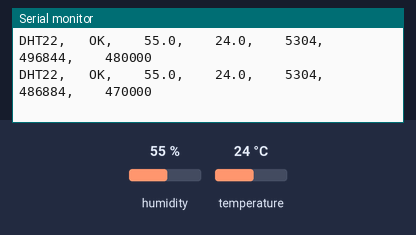
The sketch below on a simulated Arduino Uno, built with avr-gcc and run on an emulated ATmega328P. On the bench: the last lines printed to the serial monitor. Inputs (shaded band) come from the test bench; at power-on: humidity 55 %, temperature 24 °C.

Above: at 1.3 s.
1.4 s: humidity set to 22 %
At 1.76 s:
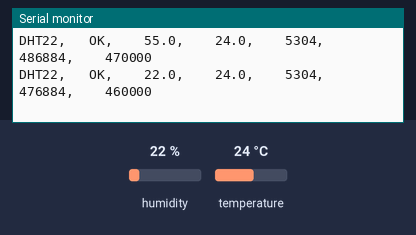
2.9 s: temperature set to 12 °C
At 3.11 s:
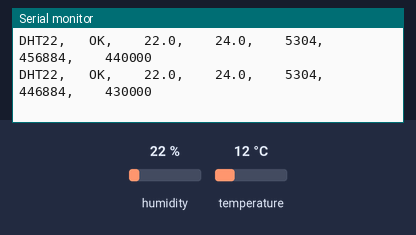
4.4 s: humidity set to 40 %
At 4.78 s:
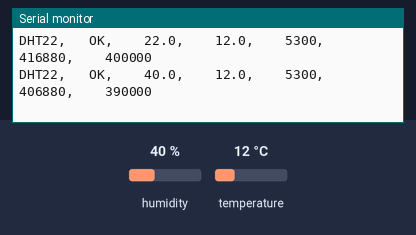
Timing chart, 0 to 7.4 s (numbered marks = the images above; inputs shaded):
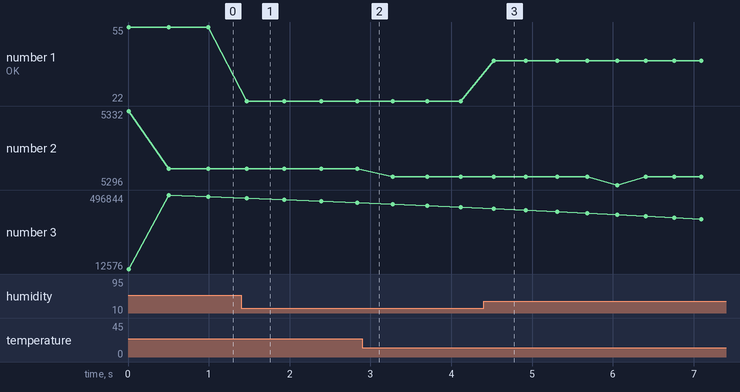

The sketch:

dht_arreglo.ino
```cpp
//
//    FILE: dht_arreglo.ino
//  Para encontrar el minimo tiempo entre lecturas
//

#include <dht.h>

dht DHT;

#define DHT22_PIN 2

void setup()
{
  Serial.begin(115200);
  Serial.println("DHT TEST PROGRAM ");
  Serial.print("LIBRARY VERSION: ");
  Serial.println(DHT_LIB_VERSION);
  Serial.println();
  Serial.println("Type,\tstatus,\t\tHumidity (%),\tTemperatur (C),\tT_Read (us)\tT_Cycle (us)\tT_Delay (us)");
}

int del = 500;
uint32_t startRead = 0;
uint32_t stopRead = 0;
uint32_t startCycle = 0;
uint32_t stopCycle = 0;
uint32_t tempCycle = 0;

void loop()
{
  while(del > 0){
    // READ DATA
    Serial.print("DHT22, \t");

    startRead = micros();
    int chk = DHT.read22(DHT22_PIN);
    stopRead = micros();

    switch (chk)
    {
    case DHTLIB_OK:
      Serial.print("OK,\t\t");
      del -= 10;
      break;
    case DHTLIB_ERROR_CHECKSUM:
      Serial.print("Checksum,\t");
      break;
    case DHTLIB_ERROR_TIMEOUT:
      Serial.print("Time out,\t");
      del += 10;
      break;
    case DHTLIB_ERROR_CONNECT:
      Serial.print("Connect,\t");
      break;
    case DHTLIB_ERROR_ACK_L:
      Serial.print("Ack Low,\t");
      break;
    case DHTLIB_ERROR_ACK_H:
      Serial.print("Ack High,\t");
      break;
    default:
      Serial.print("Unknown,\t");
      break;
    }
    // DISPLAY DATA
    Serial.print(DHT.humidity, 1);
    Serial.print(",\t\t");
    Serial.print(DHT.temperature, 1);
    Serial.print(",\t\t");
    Serial.print(stopRead - startRead);
    Serial.print(",\t\t");
    stopCycle = micros();
    tempCycle = micros();
    Serial.print(stopCycle - startCycle);
    startCycle = tempCycle;
    Serial.print(",\t\t");
    Serial.print(del);
    Serial.print("000");
    Serial.println();

    delay(del);
  }
  while(1);
}
//
// END OF FILE
//
```

Measured:
- after the input at 1.4 s, the serial monitor: prints a new line after 0.07 s (image 1)
- after the input at 4.4 s, the serial monitor: prints a new line after 0.13 s (image 3)
- plotted number 1: 22 → 40 after the input at 4.4 s
- plotted number 2: 5304 → 5300 after the input at 2.9 s
- plotted number 3: 446884 → 416880 after the input at 2.9 s, 416880 → 126876 after the input at 4.4 s
